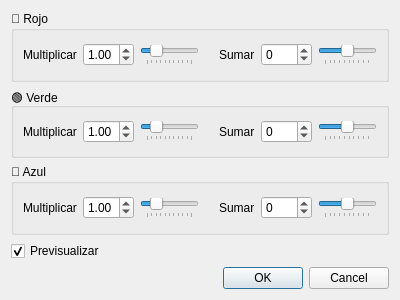
<?xml version="1.0" encoding="UTF-8"?>
<ui version="4.0">
 <class>RojoVerdeAzul</class>
 <widget class="QDialog" name="RojoVerdeAzul">
  <property name="windowModality">
   <enum>Qt::WindowModality::WindowModal</enum>
  </property>
  <property name="geometry">
   <rect>
    <x>0</x>
    <y>0</y>
    <width>400</width>
    <height>300</height>
   </rect>
  </property>
  <property name="windowTitle">
   <string>Rojo/Verde/Azul</string>
  </property>
  <layout class="QVBoxLayout" name="verticalLayout">
   <item>
    <widget class="QGroupBox" name="groupBox">
     <property name="styleSheet">
      <string notr="true"/>
     </property>
     <property name="title">
      <string>🔴 Rojo</string>
     </property>
     <layout class="QHBoxLayout" name="horizontalLayout">
      <item>
       <widget class="QLabel" name="label">
        <property name="text">
         <string>Multiplicar</string>
        </property>
       </widget>
      </item>
      <item>
       <widget class="QDoubleSpinBox" name="doubleSpinBox">
        <property name="maximum">
         <double>5.000000000000000</double>
        </property>
        <property name="value">
         <double>1.000000000000000</double>
        </property>
       </widget>
      </item>
      <item>
       <widget class="QSlider" name="horizontalSlider">
        <property name="maximum">
         <number>500</number>
        </property>
        <property name="pageStep">
         <number>100</number>
        </property>
        <property name="value">
         <number>100</number>
        </property>
        <property name="orientation">
         <enum>Qt::Orientation::Horizontal</enum>
        </property>
        <property name="tickPosition">
         <enum>QSlider::TickPosition::TicksBelow</enum>
        </property>
        <property name="tickInterval">
         <number>50</number>
        </property>
       </widget>
      </item>
      <item>
       <spacer name="horizontalSpacer">
        <property name="orientation">
         <enum>Qt::Orientation::Horizontal</enum>
        </property>
        <property name="sizeHint" stdset="0">
         <size>
          <width>40</width>
          <height>20</height>
         </size>
        </property>
       </spacer>
      </item>
      <item>
       <widget class="QLabel" name="label_2">
        <property name="text">
         <string>Sumar</string>
        </property>
       </widget>
      </item>
      <item>
       <widget class="QSpinBox" name="spinBox">
        <property name="minimum">
         <number>-255</number>
        </property>
        <property name="maximum">
         <number>255</number>
        </property>
       </widget>
      </item>
      <item>
       <widget class="QSlider" name="horizontalSlider_2">
        <property name="minimum">
         <number>-255</number>
        </property>
        <property name="maximum">
         <number>255</number>
        </property>
        <property name="pageStep">
         <number>55</number>
        </property>
        <property name="orientation">
         <enum>Qt::Orientation::Horizontal</enum>
        </property>
        <property name="tickPosition">
         <enum>QSlider::TickPosition::TicksBelow</enum>
        </property>
        <property name="tickInterval">
         <number>55</number>
        </property>
       </widget>
      </item>
     </layout>
    </widget>
   </item>
   <item>
    <widget class="QGroupBox" name="groupBox_2">
     <property name="title">
      <string>🟢 Verde</string>
     </property>
     <layout class="QHBoxLayout" name="horizontalLayout_2">
      <item>
       <widget class="QLabel" name="label_4">
        <property name="text">
         <string>Multiplicar</string>
        </property>
       </widget>
      </item>
      <item>
       <widget class="QDoubleSpinBox" name="doubleSpinBox_2">
        <property name="maximum">
         <double>5.000000000000000</double>
        </property>
        <property name="value">
         <double>1.000000000000000</double>
        </property>
       </widget>
      </item>
      <item>
       <widget class="QSlider" name="horizontalSlider_3">
        <property name="maximum">
         <number>500</number>
        </property>
        <property name="pageStep">
         <number>100</number>
        </property>
        <property name="value">
         <number>100</number>
        </property>
        <property name="orientation">
         <enum>Qt::Orientation::Horizontal</enum>
        </property>
        <property name="tickPosition">
         <enum>QSlider::TickPosition::TicksBelow</enum>
        </property>
        <property name="tickInterval">
         <number>50</number>
        </property>
       </widget>
      </item>
      <item>
       <spacer name="horizontalSpacer_2">
        <property name="orientation">
         <enum>Qt::Orientation::Horizontal</enum>
        </property>
        <property name="sizeHint" stdset="0">
         <size>
          <width>40</width>
          <height>20</height>
         </size>
        </property>
       </spacer>
      </item>
      <item>
       <widget class="QLabel" name="label_3">
        <property name="text">
         <string>Sumar</string>
        </property>
       </widget>
      </item>
      <item>
       <widget class="QSpinBox" name="spinBox_2">
        <property name="minimum">
         <number>-255</number>
        </property>
        <property name="maximum">
         <number>255</number>
        </property>
       </widget>
      </item>
      <item>
       <widget class="QSlider" name="horizontalSlider_4">
        <property name="minimum">
         <number>-255</number>
        </property>
        <property name="maximum">
         <number>255</number>
        </property>
        <property name="pageStep">
         <number>55</number>
        </property>
        <property name="orientation">
         <enum>Qt::Orientation::Horizontal</enum>
        </property>
        <property name="tickPosition">
         <enum>QSlider::TickPosition::TicksBelow</enum>
        </property>
        <property name="tickInterval">
         <number>55</number>
        </property>
       </widget>
      </item>
     </layout>
    </widget>
   </item>
   <item>
    <widget class="QGroupBox" name="groupBox_3">
     <property name="title">
      <string>🔵 Azul</string>
     </property>
     <layout class="QHBoxLayout" name="horizontalLayout_3">
      <item>
       <widget class="QLabel" name="label_6">
        <property name="text">
         <string>Multiplicar</string>
        </property>
       </widget>
      </item>
      <item>
       <widget class="QDoubleSpinBox" name="doubleSpinBox_3">
        <property name="maximum">
         <double>5.000000000000000</double>
        </property>
        <property name="value">
         <double>1.000000000000000</double>
        </property>
       </widget>
      </item>
      <item>
       <widget class="QSlider" name="horizontalSlider_5">
        <property name="maximum">
         <number>500</number>
        </property>
        <property name="pageStep">
         <number>100</number>
        </property>
        <property name="value">
         <number>100</number>
        </property>
        <property name="orientation">
         <enum>Qt::Orientation::Horizontal</enum>
        </property>
        <property name="tickPosition">
         <enum>QSlider::TickPosition::TicksBelow</enum>
        </property>
        <property name="tickInterval">
         <number>50</number>
        </property>
       </widget>
      </item>
      <item>
       <spacer name="horizontalSpacer_3">
        <property name="orientation">
         <enum>Qt::Orientation::Horizontal</enum>
        </property>
        <property name="sizeHint" stdset="0">
         <size>
          <width>40</width>
          <height>20</height>
         </size>
        </property>
       </spacer>
      </item>
      <item>
       <widget class="QLabel" name="label_5">
        <property name="text">
         <string>Sumar</string>
        </property>
       </widget>
      </item>
      <item>
       <widget class="QSpinBox" name="spinBox_3">
        <property name="minimum">
         <number>-255</number>
        </property>
        <property name="maximum">
         <number>255</number>
        </property>
        <property name="value">
         <number>0</number>
        </property>
       </widget>
      </item>
      <item>
       <widget class="QSlider" name="horizontalSlider_6">
        <property name="minimum">
         <number>-255</number>
        </property>
        <property name="maximum">
         <number>255</number>
        </property>
        <property name="pageStep">
         <number>55</number>
        </property>
        <property name="orientation">
         <enum>Qt::Orientation::Horizontal</enum>
        </property>
        <property name="tickPosition">
         <enum>QSlider::TickPosition::TicksBelow</enum>
        </property>
        <property name="tickInterval">
         <number>55</number>
        </property>
       </widget>
      </item>
     </layout>
    </widget>
   </item>
   <item>
    <widget class="QCheckBox" name="checkBox">
     <property name="text">
      <string>Previsualizar</string>
     </property>
     <property name="checked">
      <bool>true</bool>
     </property>
    </widget>
   </item>
   <item>
    <widget class="QDialogButtonBox" name="buttonBox">
     <property name="orientation">
      <enum>Qt::Orientation::Horizontal</enum>
     </property>
     <property name="standardButtons">
      <set>QDialogButtonBox::StandardButton::Cancel|QDialogButtonBox::StandardButton::Ok</set>
     </property>
    </widget>
   </item>
  </layout>
 </widget>
 <resources/>
 <connections>
  <connection>
   <sender>buttonBox</sender>
   <signal>accepted()</signal>
   <receiver>RojoVerdeAzul</receiver>
   <slot>accept()</slot>
   <hints>
    <hint type="sourcelabel">
     <x>248</x>
     <y>254</y>
    </hint>
    <hint type="destinationlabel">
     <x>157</x>
     <y>274</y>
    </hint>
   </hints>
  </connection>
  <connection>
   <sender>buttonBox</sender>
   <signal>rejected()</signal>
   <receiver>RojoVerdeAzul</receiver>
   <slot>reject()</slot>
   <hints>
    <hint type="sourcelabel">
     <x>316</x>
     <y>260</y>
    </hint>
    <hint type="destinationlabel">
     <x>286</x>
     <y>274</y>
    </hint>
   </hints>
  </connection>
 </connections>
</ui>
